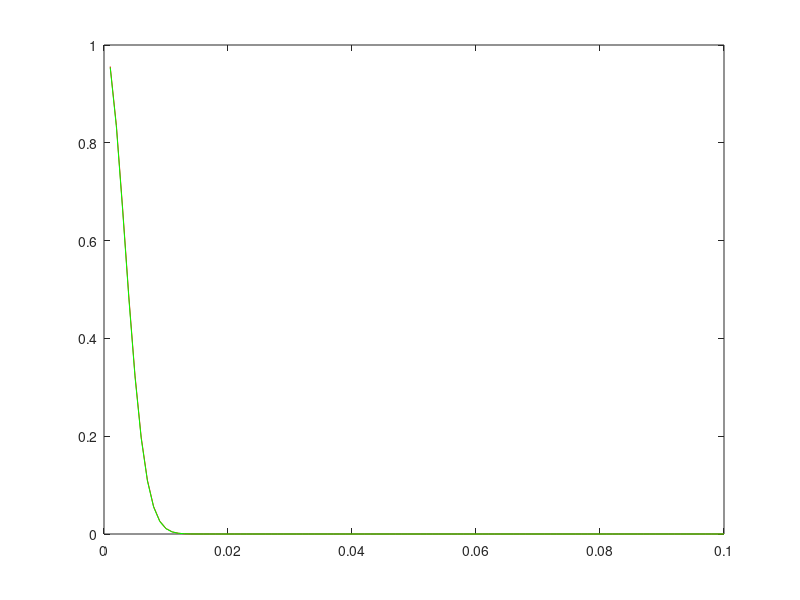
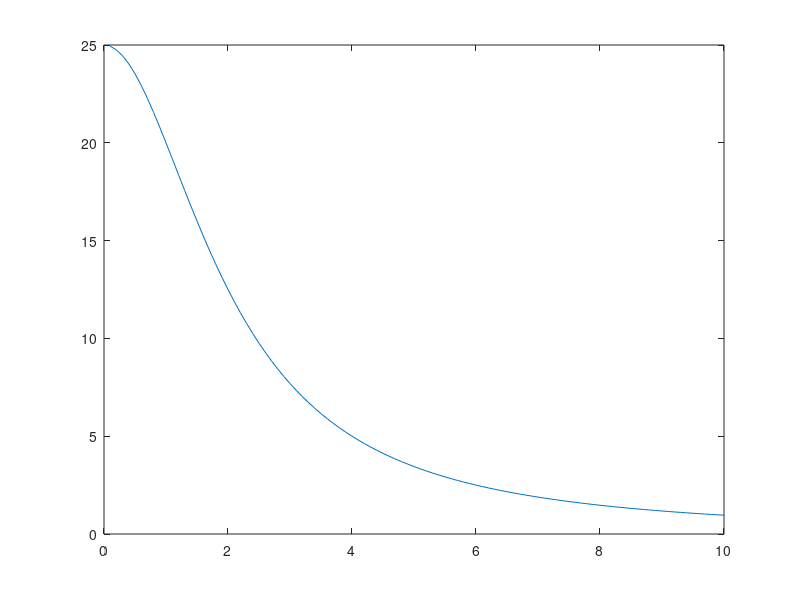

Recreate these plots in MATLAB, in order.
rp=2;
sigmz=300;
f=@(w) exp(-rp*w);
g=@(w) exp(-w.^2*sigmz^2/2);
figure;
w=0.001:0.001:0.1;
plot(w,g(w),'r');
hold on;
plot(w,f(w).*g(w),'g')

req=10;
p=@(z) req^2./(rp^2+z.^2);
figure;
z=0.1:0.1:10;
plot(z,p(z))